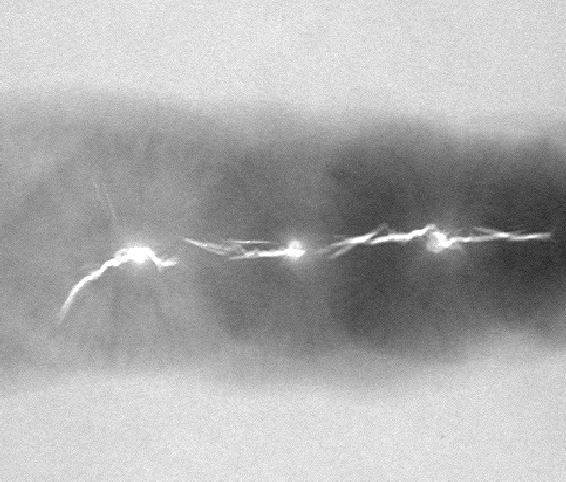
//> input picture digital_image_process/pic/defective_weld.tif, 566 x 482 px
$ ./10.growing   (built with g++ and OpenCV 4)
//> lines starting //> are read from the running program, lines starting //| are printed output that depends on the picture; after the words box and inside, x2 and y2 are one past the last pixel; in counts of white or black regions, pixels touching at a corner belong together
#include <opencv2/opencv.hpp>
#include <iostream>
#include <vector>

using namespace std;
using namespace cv;

void regionGrow(Mat& src, Mat& mask, vector<Point>& seeds, int thresh, Mat& dst){
    dst = Mat::zeros(src.size(), CV_8UC1);

    while(seeds.size()>0){
        Point currentPoint = seeds.back();

        dst.at<uchar>(currentPoint.y, currentPoint.x) = 255;
        seeds.pop_back();

        Point dps[] = { Point(-1,-1), Point(0,-1), Point(1,-1), Point(1,0), Point(1,1), Point(0,1), Point(-1,1), Point(-1,0) };
        for (size_t i = 0; i < 8; i++)
        {
            Point tmpPoint = currentPoint + dps[i];
            if (!tmpPoint.inside(Rect(0, 0, src.cols, src.rows))) continue;

            int gray_diff = src.at<uchar>(currentPoint.y, currentPoint.x) - src.at<uchar>(tmpPoint.y, tmpPoint.x);

            if (abs(gray_diff) < thresh && dst.at<uchar>(tmpPoint.y, tmpPoint.x) == 0 && mask.at<uchar>(tmpPoint.y, tmpPoint.x) == 255)
            {

                dst.at<uchar>(tmpPoint.y, tmpPoint.x) = 255;
                seeds.push_back(tmpPoint);
            }
        }
    }
}

int main() {
    Mat src = imread("pic/defective_weld.tif", 0);
//> src is the input picture: 482 rows x 566 cols, CV_8UC1; min 33, max 255, mean 173.4
    if (src.empty()) {
        cerr << "错误：无法加载图像" << endl;
        return -1;
    }

    Mat mask, dst;

    //自动寻找种子点
    Mat binImg;
    threshold(src, binImg, 254, 255, THRESH_BINARY);
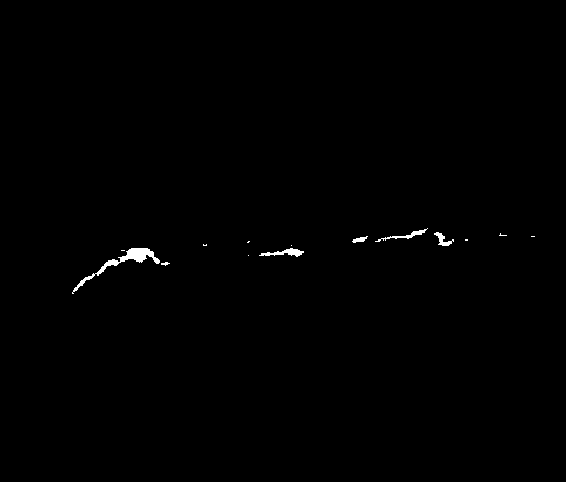
//> binImg: 482 rows x 566 cols, CV_8UC1; 0.41% white; 14 white regions (8 under 20 px), largest, box (x1, y1, x2, y2) and area: (72, 248, 160, 294) 571, (259, 248, 304, 257) 181, (375, 228, 428, 242) 143, (434, 232, 454, 246) 111, (352, 236, 368, 243) 59, (161, 262, 170, 266) 20
    Mat labels, stats, centroids;
    //connectedComponentsWithStats:在一张二值图像中，自动地找出所有独立的、相互连接的白色区域
    //并为它们编号，同时计算出每个区域的详细统计信息。
    int nccomps = connectedComponentsWithStats(binImg, labels, stats, centroids);
//> labels: 482 rows x 566 cols, CV_32SC1; 15 distinct labels, from 0 to 14
//> stats = 15 rows, first 6: [0, 0, 566, 482, 271691], [375, 228, 53, 14, 143], [434, 232, 20, 14, 111], [499, 233, 8, 3, 10], [352, 236, 16, 7, 59], [531, 236, 4, 1, 4]; centroids = 15 rows, first 8: [282.7, 240.5], [405, 235.1], [442.5, 239.3], [502, 234.7], [359.3, 239.2], [532.5, 236], [466, 239.5], [248, 241.5]; nccomps = 15
    vector<Point> seeds;
    //从1开始，跳过背景
    for (int i = 1; i < nccomps; i++)
    {
        Point p(cvRound(centroids.at<double>(i,0)), cvRound(centroids.at<double>(i, 1)));
        //原始的筛选条件
        if (src.at<uchar>(p.y, p.x) > 200) {
            seeds.push_back(p);
        }
    }
//> this loop made 14 passes
//> p on passes 1 to 12: Point(405, 235), Point(443, 239), Point(502, 235), Point(359, 239), Point(532, 236), Point(466, 240), Point(248, 242), Point(204, 245), Point(291, 245), Point(123, 261), Point(285, 252), Point(122, 250)

    //创建生长掩码
    threshold(src, mask, 190, 255, THRESH_BINARY);
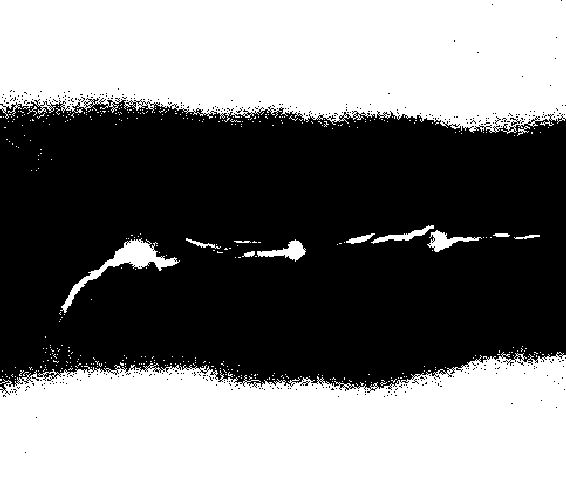
//> mask: 482 rows x 566 cols, CV_8UC1; 47.5% white; 405 white regions (391 under 20 px), largest, box (x1, y1, x2, y2) and area: (0, 0, 566, 134) 64491, (0, 352, 566, 482) 61040, (60, 238, 180, 313) 1506

    int similarity_thresh = 50; // 原始的阈值
    regionGrow(src, mask, seeds, similarity_thresh, dst);
//> the loop in regionGrow, `while(seeds.size()>0)` made 3143 passes
//> currentPoint on passes 1 to 3: Point(165, 263), Point(164, 263), Point(163, 263)
//> after the loop in regionGrow, `while(seeds.size()>0)`:
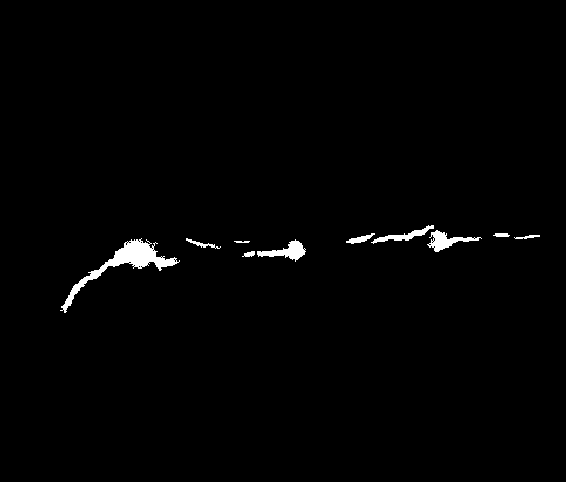
//> dst: 482 rows x 566 cols, CV_8UC1; 1.2% white; 10 white regions, largest, box (x1, y1, x2, y2) and area: (60, 238, 180, 313) 1504, (257, 239, 306, 262) 448, (427, 230, 482, 252) 441

    cout << "处理完成。正在显示结果" << endl;

    Mat seeds_display;
    cvtColor(src, seeds_display, COLOR_GRAY2BGR);
    for (int i = 1; i < nccomps; i++) {
        Point p(cvRound(centroids.at<double>(i,0)), cvRound(centroids.at<double>(i, 1)));
        if (src.at<uchar>(p.y, p.x) > 200) {
            circle(seeds_display, p, 3, Scalar(0, 255, 0), -1); // 绿色实心圆
        }
    }
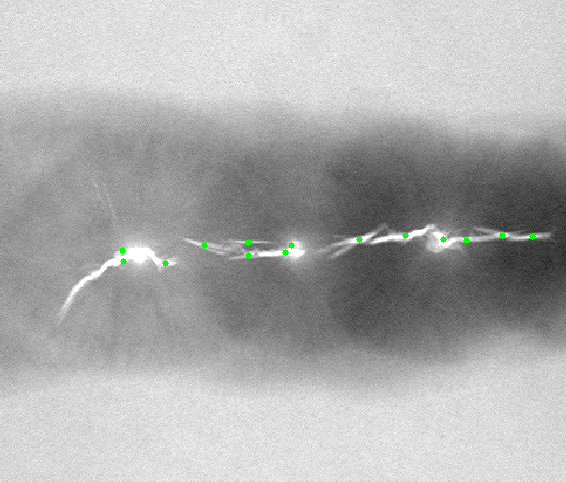
//> seeds_display: 482 rows x 566 cols, CV_8UC3; 0.15% of pixels changed, all inside (x1, y1, x2, y2) = (119, 232, 536, 267)

    imshow("1. Original Image", src);
    imshow("2. Seeds Found", seeds_display);
    imshow("3. Growing Mask", mask);
    imshow("4. Region Grow Result", dst);

    waitKey(0);
    destroyAllWindows();

    return 0;
}
